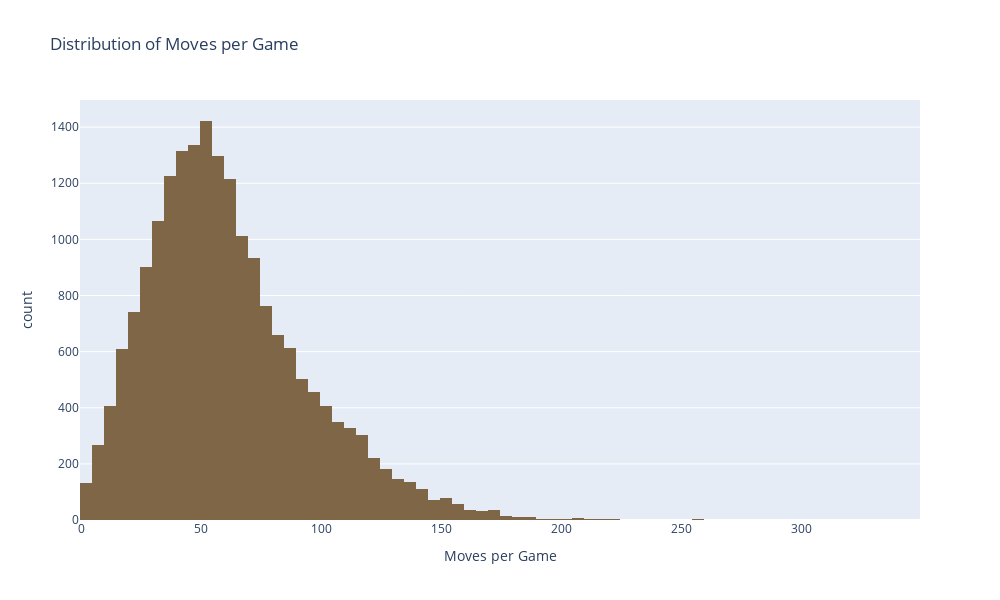

The cell this chart's notebook holds for it:
### Markdown cell above
***
### Distribuição de quantidade de movimentos por partida

### Code cell
# calculando uma quantidade melhor de bins
nbins = int(np.sqrt(df.shape[0]))

# Histograma
fig = px.histogram(df['turns'], 
                   title='Distribution of Moves per Game',
                   labels={'value':'Moves per Game'},
                   width=1000, height=600,
                   nbins=nbins,
                   color_discrete_sequence=[colorD]
                  )
# Removendo a legenda do gráfico
fig.update_layout(showlegend=False)

fig.show()

### Figure 1 — Plotly figure (JSON) as saved in the notebook; plotly's stock layout.template omitted (floating-point values rounded to 4 significant figures; data arrays with more than 128 entries replaced by an {"elided": "..."} marker saying what was removed)
{"data": [{"alignmentgroup": "True", "bingroup": "x", "hovertemplate": "variable=turns<br>Moves per Game=%{x}<br>count=%{y}<extra></extra>", "legendgroup": "turns", "marker": {"color": "#7F6647", "pattern": {"shape": ""}}, "name": "turns", "nbinsx": 139, "offsetgroup": "turns", "orientation": "v", "showlegend": true, "type": "histogram", "x": {"elided": "19429 int values"}, "xaxis": "x", "yaxis": "y"}], "layout": {"barmode": "relative", "height": 600, "legend": {"title": {"text": "variable"}, "tracegroupgap": 0}, "showlegend": false, "title": {"text": "Distribution of Moves per Game"}, "width": 1000, "xaxis": {"anchor": "y", "autorange": true, "domain": [0, 1], "range": [-0.5, 349.5], "title": {"text": "Moves per Game"}, "type": "linear"}, "yaxis": {"anchor": "x", "autorange": true, "domain": [0, 1], "range": [0, 1497.0], "title": {"text": "count"}}}}
